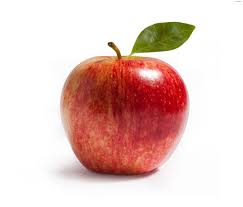
//> input picture test.jpg, 243 x 207 px
$ ./main ../test.jpg   (built with g++ and OpenCV 4)
//> lines starting //> are read from the running program, lines starting //| are printed output that depends on the picture
#include <iostream>
#include <opencv2/imgcodecs.hpp>
#include <opencv2/highgui.hpp>
#include <opencv2/imgproc.hpp>


using namespace cv;
using namespace std;

const char* source_window = "Src Image";
const char* warp_window = "Warp";
const char* warp_rotate_window = "Warp + Rotate";

int main(int argc, char* argv[]) {
    Point2f srcTri[3];
    Point2f dstTri[3];

    Mat rot_mat(2, 3, CV_32FC1);
    Mat warp_mat(2, 3, CV_32FC1);
    Mat src, warp_dst, warp_rotate_dst;

    src = imread(argv[1], IMREAD_COLOR);
//> src is the input picture: 207 rows x 243 cols, CV_8UC3; mean B, G, R 196.7, 202, 230.7

    warp_dst = Mat::zeros(src.rows, src.cols, src.type());

    srcTri[0] = Point2f(0,0);
    srcTri[1] = Point2f(src.cols - 1.f, 0);
    srcTri[2] = Point2f(0, src.rows - 1.f);

    dstTri[0] = Point2f(src.cols * 0.0f, src.rows * 0.33f );
    dstTri[1] = Point2f(src.cols*0.85f, src.rows*0.25f);
    dstTri[2] = Point2f(src.cols*0.15f, src.rows*0.7f);

    warp_mat = getAffineTransform(srcTri, dstTri);
    warpAffine(src, warp_dst, warp_mat, warp_dst.size());
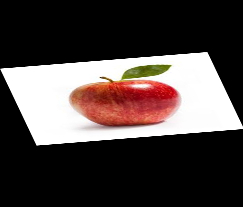
//> warp_dst: 207 rows x 243 cols, CV_8UC3; mean B, G, R 64.8, 66.5, 76

    Point center = Point(warp_dst.cols/2, warp_dst.rows/2);
//> center = Point(121, 103)
    double angle = -50.0;
    double scale = 0.6;

    rot_mat = getRotationMatrix2D(center, angle, scale);

    warpAffine(warp_dst, warp_rotate_dst, rot_mat, warp_dst.size());
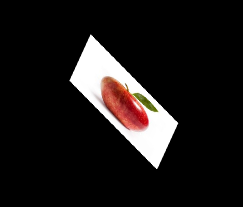
//> warp_rotate_dst: 207 rows x 243 cols, CV_8UC3; mean B, G, R 23.3, 24, 27.4

    imshow(source_window, src);
    imshow(warp_window, warp_dst);
    imshow(warp_rotate_window, warp_rotate_dst);

    waitKey(0);
    return 0;
}
